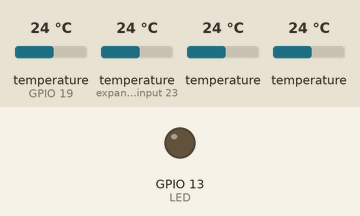
Simulated run of this sketch. Board: ESP32. On the bench: output pins drawn as LEDs (lit = HIGH). The inputs (shaded band) are chosen by the test bench; at power-on: temperature (sensors on GPIO 19, expander input 23) 24 °C, temperature 24 °C. WiFi joins after 1.5 s; servers stay silent unless stated; the local clock reads 2024-03-15 10:24:30 at power-on unless the sketch sets it; not simulated (calls return 0 or success): passwords.h; pins used as bus, display or sensor lines are not drawn.

Above: at 0.1 s.
Timing chart, 0 to 4.2 s (numbered marks = the images above):
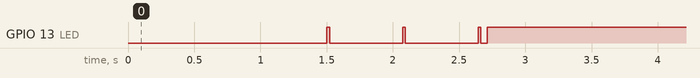

The sketch:

TempStation.ino
```cpp
//esp32 WROOM arduino
//https://techtutorialsx.com/2018/01/07/esp32-arduino-http-server-over-soft-ap/
// client https://randomnerdtutorials.com/esp32-dht11-dht22-temperature-humidity-web-server-arduino-ide/
//       https://github.com/me-no-dev/ESPAsyncWebServer/blob/master/examples/ESP_AsyncFSBrowser/ESP_AsyncFSBrowser.ino
//       https://github.com/me-no-dev/AsyncTCP
//       https://techtutorialsx.com/2018/05/05/esp32-arduino-temperature-humidity-and-co2-concentration-web-server/
// dallas more sensors https://randomnerdtutorials.com/esp32-with-multiple-ds18b20-temperature-sensors/
//hw  https://randomnerdtutorials.com/installing-the-esp32-board-in-arduino-ide-windows-instructions/
// https://randomnerdtutorials.com/esp32-http-get-open-weather-map-thingspeak-arduino/
// https://wiki.tmep.cz/doku.php?id=zarizeni:vlastni_hardware
// hw ESP32 Wroover module, standard configuration
// ntp client from https://github.com/gmag11/NtpClient
// sensors cable 3 wires brown +5V; green GND; yellow DATA
// Jiri Liska, liska.tbn@gmail.com, Trebon, Czech Rep.
// new hardware
//20250201002
#include "WiFi.h"
#include "AsyncTCP.h"
#include "ESPAsyncWebSrv.h"
#include "OneWire.h"
#include "DallasTemperature.h"
#include <TimeLib.h> //TimeLib library is needed https://github.com/PaulStoffregen/Time !!version 2.5.0
//is strictly necessary to use Version 2.5.0, in new versions is there error in ip address taking from
//esp 32 boards definition
#include <NtpClientLib.h> //Include NtpClient library header  https://github.com/gmag11/NtpClient
#include <HTTPClient.h>

#include "TempStation.h"
#include "passwords.h"

//<SETUP>
const uint8_t DallasPin=19;
const uint8_t DallasPowerPin=33;
const uint8_t LED=13;
const bool WebServerOn=1;
const bool WebServer1On=0;
const unsigned long recheckTime=1000; //waiting time before recheck in msec
const unsigned long resendTime=60000; //time to resend values to database in ms
const int sensorDelay=1;
unsigned long lastTime=0;
const String deviceName="Our_01_House";
const float minimalTempValue=-120;
const float maximalTempValue=80;
//<SENSORSADDR> insert your addresses here which you checked by setting Debug=1
#define Adr1 {0x28,0xaa,0xaf,0xcb,0x1d,0x13,0x2,0x23}
#define Adr2 {0x28,0xff,0xf2,0xf3,0x40,0x18,0x3,0xdd}
#define Adr3 {0x28,0xff,0xe,0xf8,0x40,0x18,0x3,0xce}
#define Adr4 {0x28,0xff,0x13,0xfa,0x40,0x18,0x3,0x59}
//</SENSORSADDR>
//<SENSOR1>
const bool Sensor1=1;
DeviceAddress internal1Adr=Adr3;
const String Sensor1Place="Temp in room: ";
const float calibration1=0.0;
//</SENSOR1>
//<SENSOR2>
const bool Sensor2=1;
DeviceAddress external2Adr=Adr1;
const String Sensor2Place="Temp in deepfreezer (red detector): ";
const float calibration2=0.0;
//</SENSOR2>
//<SENSOR3>
const bool Sensor3=1;
DeviceAddress external3Adr=Adr2;
const String Sensor3Place="Temp outside north: ";
const float calibration3=0.0;
//</SENSOR3>
//<SENSOR4>
const bool Sensor4=1;
DeviceAddress external4Adr=Adr4;
const String Sensor4Place="Temp outside south: ";
const float calibration4=0.0;
//</SENSOR4>
int counter=0;
const float tempLimit=1.0;
float t1=-99.0, t2=-99.0,t3=-99.0,t4=-99.0;
String bcgcolor="red";
//<WIFICLIENT>
bool CLIENT=1;
const PROGMEM char *ntpServer = "pool.ntp.org";
boolean syncEventTriggered = false; // NTP True if a time even has been triggered
NTPSyncEvent_t ntpEvent; // NTP Last triggered event
//const char *ssid = "yourssid";  //defined in passwords.h
//const char *password = "************";
//</WIFICLIENT>
//<WIFISERVER>
bool AP=0;
//const char* APssid="TermAP";  //defined in passwords.h
//const char* APpassword="************";
IPAddress APIP(192,168,60,1);
IPAddress APGW(192,168,60,1);
const IPAddress IPMask(255,255,255,0);
//</WIFISERVER>
//<WEBSERVER>
String tempWeb="not connected";
String tempWebFin="not connected";
String head01="<!DOCTYPE html>\n <html>\n <head>\n <meta http-equiv=\"refresh\" content=\"15\" />\n <meta http-equiv=\"Cache-Control\" content=\"no-cache, no-store, must-revalidate\" /> \n <title>"+deviceName+"</title>\n </head>\n <body style=background-color:";
//String head01="<!DOCTYPE html>\n <html>\n <head>\n <meta http-equiv=\"refresh\" content=\"15\" />\n <title>"+deviceName+"</title>\n </head>\n <body style=background-color:";
const String tail03="</h1> \n </body>\n </html>\n";
//</WEBSERVER>
const bool Debug=0; //for dallas addr
const bool debug=0;
bool tempOK;
//</SETUP>

OneWire DallasOW(DallasPin);  //create instance Onewire
DallasTemperature Sensors(&DallasOW); //create instance Dallas (use OneWire)

AsyncWebServer server(80);
HTTPClient  httpCli;
WiFiClient Wclient;

bool timeCheck(unsigned long ms){
  if ((lastTime+ms)<millis()){
    lastTime=millis();
    return true;
  }
  else return false;
}

float readTemp(int index){
  Sensors.requestTemperatures();
  return(Sensors.getTempCByIndex(index));
}

float readTempAddr(DeviceAddress adr){
  Sensors.requestTemperatures();
  return(Sensors.getTempC(adr));
}

String searchAddr()
 {
  String addrs="<br>";
  uint8_t addr[8];
  DallasOW.search(addr);
  for(int i=0; i<8;i++){
    addrs+=String(addr[i], HEX);
    addrs+=":";
  }
  return addrs;
}

void blinkLed(){
  digitalWrite(LED, HIGH);
  delay(20);
  digitalWrite(LED, LOW);
  delay(50);
}

void setBackgroundColor(float measTemp){
  if(measTemp<tempLimit) bcgcolor="red";
  else bcgcolor="green";
}

void setBackgroundColor(float measTemp1, float measTemp2){
  if((measTemp1<tempLimit)|| (measTemp2<tempLimit)) bcgcolor="red";
  else bcgcolor="green";
}

void setBackgroundColor(float measTemp1, float measTemp2, float measTemp3){
  if((measTemp1<tempLimit)|| (measTemp2<tempLimit)|| (measTemp3<tempLimit)) bcgcolor="red";
  else bcgcolor="green";
}

bool readingTempCorrect(float tt){
  bool ret;
  if(tt<minimalTempValue || tt>maximalTempValue){
    counter++;
    ret=false;
    if(counter>10) ESP.restart();
  }
  else ret=true;
  return ret;
}

int httpcliSendingValues(String servname, float temperVal){
  String serverPath = servname + String(temperVal,2);
  httpCli.begin(Wclient, serverPath.c_str());
  int httpResponseCode = httpCli.GET();
  httpCli.end();
  return httpResponseCode;
}

void setup(){
if(Debug){
    AP=0;
    CLIENT=1;
    head01="<!DOCTYPE html>\n <html>\n <head>\n \n <title>"+deviceName+"</title>\n </head>\n <body style=background-color:";
  }
if(debug) Serial.begin(115200);
pinMode(LED, OUTPUT);
pinMode(DallasPowerPin, OUTPUT);
digitalWrite(LED, LOW);
//Dallas reset
pinMode(DallasPowerPin, OUTPUT);
pinMode(DallasPin, OUTPUT);
digitalWrite(DallasPowerPin, LOW);
digitalWrite(DallasPin, LOW);
delay(1000);
digitalWrite(DallasPowerPin, HIGH);
pinMode(DallasPin, INPUT);
//end of Dallas reset


//WiFi.mode(WIFI_AP_STA);
if(!AP) WiFi.mode(WIFI_STA);

if(CLIENT){
  WiFi.begin(ssid, password);
  if(debug) Serial.println("WiFi STA connecting");
  while(WiFi.status()!= WL_CONNECTED)
    {
    delay(500);
    if(debug) Serial.print(".");
    blinkLed();
    counter++;
    if(counter>50) ESP.restart();
    }
  counter=0;
}

if(AP){
  WiFi.softAPConfig(APIP, APGW, IPMask);
  WiFi.softAP(APssid,APpassword);
  if(debug) Serial.println("WifiSoftapip=");
  if(debug) Serial.println(WiFi.softAPIP());
}

digitalWrite(LED, HIGH); //IF WL CONNECTED
if(debug) Serial.println("");
if(debug) Serial.println("WiFi connected");
if(debug) Serial.println("IP address: ");
if(debug) Serial.println(WiFi.localIP());

Sensors.begin(); //start comm with Dallas sensor

if(WebServerOn){
  if(debug) Serial.println("http server begin...");
  server.on("/", HTTP_GET, [](AsyncWebServerRequest *request){
    request->send(200, "text/html",head01+bcgcolor+">\n" +tempWebFin +tail03);
    //request->send(200, "text/plain", temp01);
  });
  server.begin();
}
if(debug) Serial.println("NTP begin...");
NTP.begin (ntpServer,1,true,0);

/*
if(WebServer1On){
  if(debug) Serial.println("http server1 begin...");
  server1.begin();
}
*/

} //end of setup


void loop(){
  tempWebFin="not connected";
  if(CLIENT && WiFi.status()!= WL_CONNECTED) {
    digitalWrite(LED, LOW);
    WiFi.reconnect();
    delay(20000);
    if(WiFi.status()!= WL_CONNECTED) ESP.restart();
  }
  else digitalWrite(LED, HIGH);
  t1=readTempAddr(internal1Adr);
  t1+=calibration1;
  tempWeb="<h1> \n"+NTP.getTimeDateString()+" Signal: "+WiFi.RSSI()+"    Dev: "+deviceName;
  delay(sensorDelay);
  if(Sensor1){
    tempWeb+="\n <br>"+Sensor1Place;
    tempWeb+="     ";
    tempWeb+=String(t1,2)+" &deg;C";
    }
 if(Sensor2){
    delay(sensorDelay);
    t2=readTempAddr(external2Adr);
    t2+=calibration2;
    tempWeb+="\n <br>"+Sensor2Place;
    tempWeb+="     ";
    tempWeb+=String(t2,2)+" &deg;C";
    }
 if(Sensor3){
    delay(sensorDelay);
    t3=readTempAddr(external3Adr);
    t3+=calibration3;
    tempWeb+="\n <br>"+Sensor3Place;
    tempWeb+="     ";
    tempWeb+=String(t3,2)+" &deg;C";
    }
 if(Sensor4){
    delay(sensorDelay);
    t4=readTempAddr(external4Adr);
    t4+=calibration4;
    tempWeb+="\n <br>"+Sensor4Place;
    tempWeb+="     ";
    tempWeb+=String(t4,2)+" &deg;C";
    }
 tempOK=(
  readingTempCorrect(t1)  //check if temp is in normal interval
  &&
  readingTempCorrect(t2)
  &&
  readingTempCorrect(t3)
  &&
  readingTempCorrect(t4)
 );
  setBackgroundColor(t1);

  if(Debug){
    DallasOW.reset_search();
    delay(10);
    tempWeb+="</h1> \n <br>"+searchAddr()+"\n <br>"+searchAddr()+"\n <br>"+searchAddr()+"\n <br>"+searchAddr()+"\n <br>"+searchAddr();
  }

  if(tempOK) {
    tempWebFin=tempWeb;
    if (timeCheck(resendTime)) {
      httpcliSendingValues(serverName, t3);
      httpcliSendingValues(serverName2,t4);
    }
  }
  delay(recheckTime);
  }
```

TempStation.h
```cpp
//esp32 WROOM arduino

//checking time, use global variable lastTime, return true if time from last calling is longer than ms
bool timeCheck(unsigned long ms);

//getTempCbyIndex read temp by index
float readTemp(int index);

//get temperature by DS18B20 address
float readTempAddr(DeviceAddress adr);

//returning address of sensor (8 bytes) as hex string
String searchAddr();

//blinking led, using delay
void blinkLed();

//setting webpage background in dependence of parameter temperature, using now global variable! tempLimit (will be corrected)
//using global variable! bcgcolor
void setBackgroundColor(float measTemp);

//setting webpage background in dependence of parameter temperature, using now global variable! tempLimit (will be corrected)
//using global variable! bcgcolor
void setBackgroundColor(float measTemp1, float measTemp2);

//setting webpage background in dependence of parameter temperature, using now global variable! tempLimit (will be corrected)
//using global variable! bcgcolor
void setBackgroundColor(float measTemp1, float measTemp2, float measTemp3);

//checking if temp is not over -120 C (reading all zero bits) or >80, return true if temp ok, false if not
// using global variable counter!, in counter override call ESP.restart !
bool readingTempCorrect(float tt);

//sending values to tmep or similar by httpclient, values are servername
//which is f.ex. https://yourdomain.tmep.cz/&temp= and second value is float value of temperature
//returning int - http response of server
int httpcliSendingValues(String servname, float temperVal);

void setup();


void loop();
```
